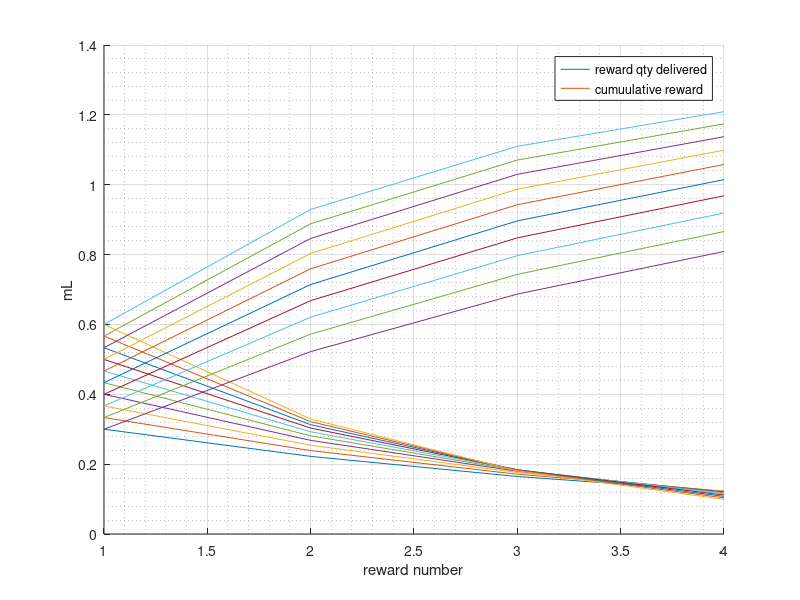
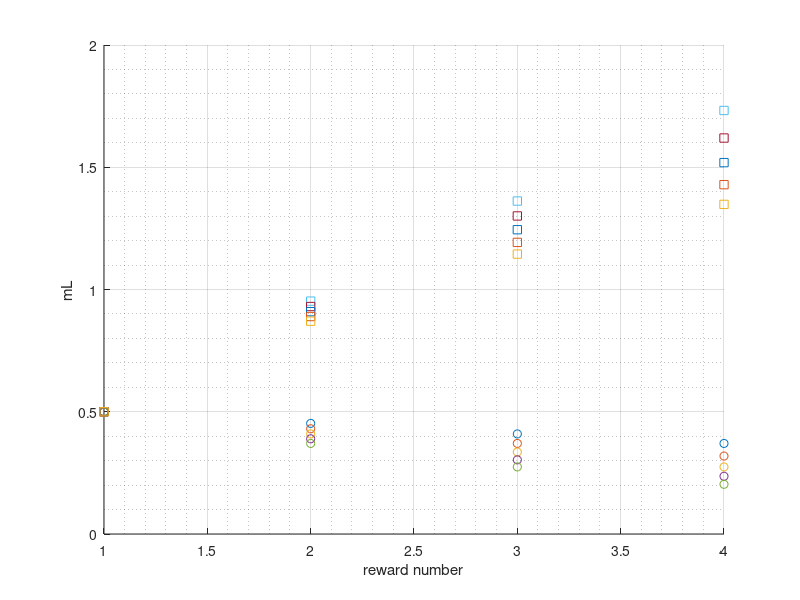
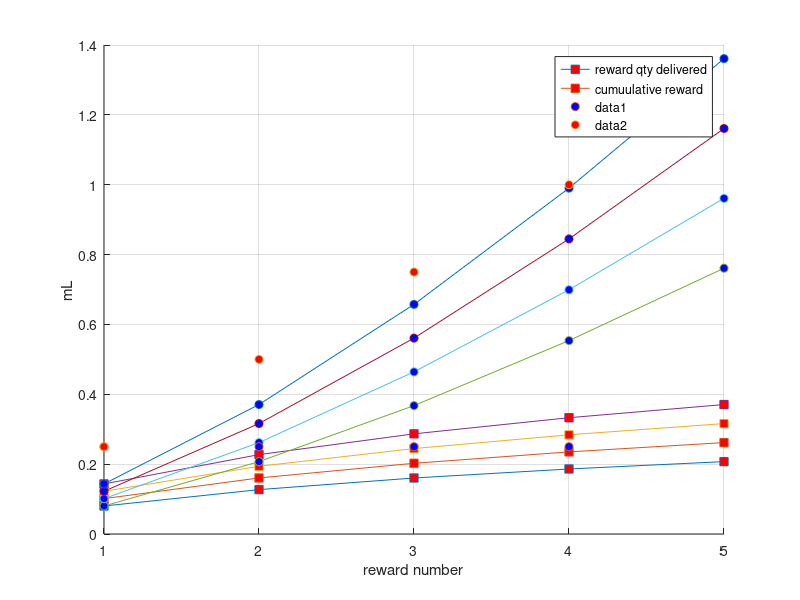

MATLAB code for these plots, in order:

%% exponential rewards (common lambda)
clear
% lambda = 0.42; %0.42 for 0.75 mL
lambda = linspace(0.3,0.6,10)';
x = linspace(1,4,4)';
y = lambda' .* exp(-lambda * (x'-1))';


close all
hold on
% plot(x,y,'o', 'MarkerFaceColor', 'b')
plot(x,y);
% plot(x,cumsum(y),'o', 'MarkerFaceColor', 'r')
plot(x,cumsum(y))
legend('reward qty delivered','cumuulative reward')
% title(['lambda = ' num2str(lambda)])
xlabel('reward number')
ylabel('mL')
grid on
grid minor

%% decreasing exponential rewards (separate slope commands)
clear
% lambda = 0.42; %0.42 for 0.75 mL
% a = linspace(0,1,10)';

NUM_COMPARED = 5;

a = ones(NUM_COMPARED,1) * 0.5;
b = linspace(0.1,0.3,NUM_COMPARED)';
% b = ones(10,1);
x = linspace(1,4,4)';
y = a' .* exp(-b * (x'-1))';

close all
f = figure();
hold on

% h = zeros(2,1);
% h(1) = plot(x,y, 'o');
% h(2) = plot(x,cumsum(y), 's');

% plot(x,y,'o', 'MarkerFaceColor', 'b')
% plot(x,cumsum(y),'o', 'MarkerFaceColor', 'r')

plot(x,y, 'o');
plot(x,cumsum(y), 's');

% legend(h, 'reward qty delivered', 'cumuulative reward')
% title(['lambda = ' num2str(lambda)])
xlabel('reward number')
ylabel('mL')
grid on
grid minor


%% exponential increasing rewards (separate slope commands)
% exponential increasing rewards (separate slope commands)
clear
% lambda = 0.42; %0.42 for 0.75 mL
% a = linspace(0,1,10)';

NUM_COMPARED = 4; 
NUM_REWARDS = 5; %%% MUST BE EVEN!
LOWEST_MAX_REWARD = 0.76;
HIGHEST_MAX_REWARD = 1.36;
TOLERANCE = 0.001;
MOD_SIZE = 0.00001;

lowestStart = 0.5;
highestStart = 0.5;
lowFinished = 0;
highFinished = 0;
iteration = 1;
while lowFinished == 0 || highFinished == 0
    a = ones(NUM_COMPARED,1) * 0.15;
    b = linspace(lowestStart,highestStart,NUM_COMPARED)';
    x = linspace(1,NUM_REWARDS,NUM_REWARDS)';
    y = b * log(x'+1);
    cumSum = cumsum(y,2);
%     disp(y)
    disp(cumSum)
    disp(iteration)
    
    %%% check highest value
    if abs(cumSum(end,end)-HIGHEST_MAX_REWARD) < TOLERANCE 
        highFinished = 1;
       disp('high finished')
    elseif cumSum(end,end) > HIGHEST_MAX_REWARD
        highestStart = highestStart - MOD_SIZE;
    elseif cumSum(end,end) < HIGHEST_MAX_REWARD
        highestStart = highestStart + MOD_SIZE;
    end
        
    %%% check lowest value
    if abs(cumSum(1,end)-LOWEST_MAX_REWARD) < TOLERANCE 
        lowFinished = 1; 
       disp('low finished')
    elseif cumSum(1,end) > LOWEST_MAX_REWARD 
        lowestStart = lowestStart - MOD_SIZE;
    elseif cumSum(1,end) < LOWEST_MAX_REWARD
        lowestStart = lowestStart + MOD_SIZE;
    end
    iteration = iteration + 1;
end


close all
f = figure();
hold on

% h = zeros(2,1);
% h(1) = plot(x,y, 'o');
% h(2) = plot(x,cumsum(y), 's');

% plot(x,y,'o', 'MarkerFaceColor', 'b')
% plot(x,cumsum(y),'o', 'MarkerFaceColor', 'r')

%%% transposed to enforce correct matlab ordering
y = y';
cumSum = cumSum';

plot(x,y, 'Marker', 's', 'MarkerFaceColor' , 'red');
plot(x, cumSum, 'Marker', 'o', 'MarkerFaceColor' , 'blue');

legend('reward qty delivered', 'cumuulative reward')
% title(['lambda = ' num2str(lambda)])
xlabel('reward number')
ylabel('mL')
grid on
grid minor


%% constant rewards
x = linspace(1,4,4);
y = x * 0 + 0.25;

close all 
hold on
plot(x,y,'o', 'MarkerFaceColor', 'b')
plot(x,cumsum(y),'o', 'MarkerFaceColor', 'r')
% legend('reward qty delivered','cumuulative reward')
% title(['lambda = ' num2str(lambda)])
xlabel('reward number')
ylabel('mL')
grid on
grid minor
